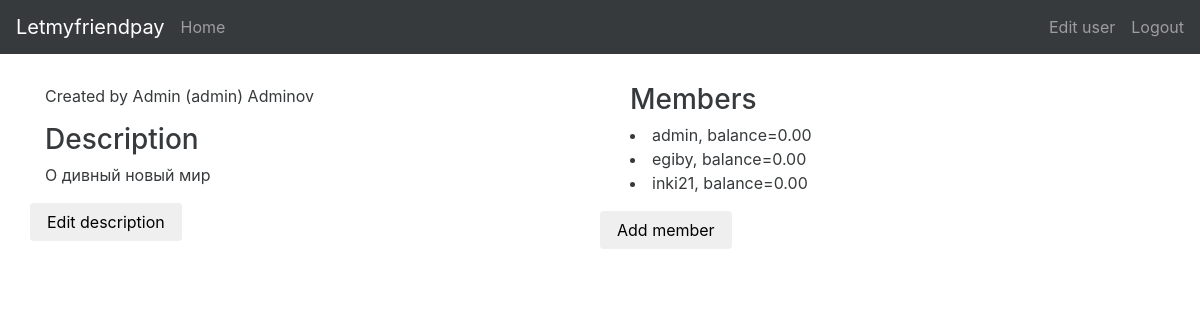
The app's page /wallets/16/ (signed in), older data.
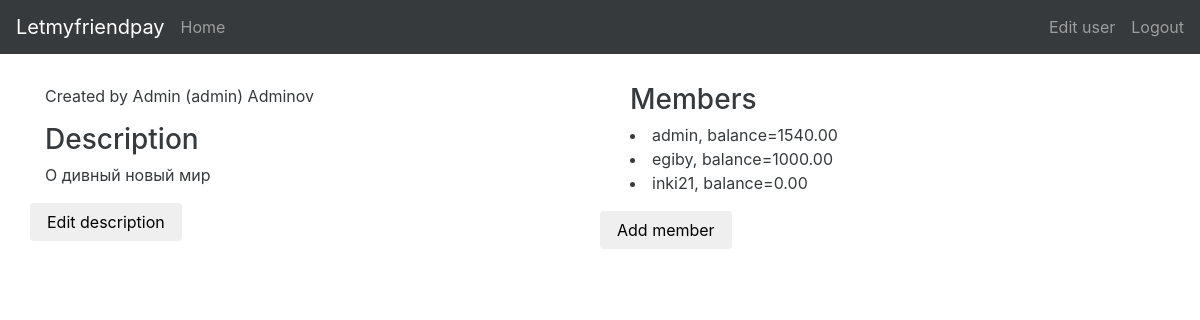
The same page, newer data.
### wallet/models.py (models this page shows, shortened)
class Wallet(models.Model):
    time_of_creation = models.DateTimeField(auto_now_add=True)
    author = models.ForeignKey(settings.AUTH_USER_MODEL, null=True, related_name='created_wallets')
    description = models.TextField(max_length=1024, blank=True, null=True)
    members = models.ManyToManyField(settings.AUTH_USER_MODEL, through='Balance',
                                     through_fields=('wallet', 'member'),
                                     related_name='my_wallets')

class Balance(models.Model):
    wallet = models.ForeignKey(Wallet)
    member = models.ForeignKey(settings.AUTH_USER_MODEL)
    member_balance = models.DecimalField(max_digits=10, decimal_places=2, null=False, default=0.00)

### core/models.py (models this page shows)
class User(AbstractUser):
    avatar = models.ImageField(upload_to='avatars', blank=True, null=True)
    current_balance = models.DecimalField(max_digits=10, decimal_places=2, null=False, default=0.00)

### wallet/views.py (the view)
# urls.py: url(r'^(?P<pk>\d+)/$', login_required(WalletView.as_view(), login_url=settings.LOGIN_URL)),
class WalletView(DetailView):
    model = Wallet
    template_name = 'wallet.html'
    context_object_name = 'wallet'

### wallet/templates/wallet.html (shortened to what this page needs)
{% extends "base.html" %}
{% block content %}
    <div class="container">
        <div class="row">
            <div class="col-md-6">
                <p>Created by {{ wallet.author.first_name }} ({{ wallet.author }}) {{ wallet.author.last_name }}</p>
                <h3>Description</h3> {{ wallet.description }}
                {% if wallet.author == user %}
                    <div class="row">
                        <a href="edit_wallet">
                            <button type="button" class="btn btn-default">
                                Edit description
                            </button>
                        </a>
                    </div>
                {% endif %}
            </div>
            <div class="col-md-6">
                {% include "members_list.html" %}
                {% if wallet.author == user %}
                    <div class="row">
                        <a href="add_member">
                            <button type="button" class="btn btn-default">
                                Add member
                            </button>
                        </a>
                    </div>
                {% endif %}
            </div>
        </div>
    </div>
{% endblock %}

### core/templates/base.html (shortened to what this page needs)
<!DOCTYPE html>
<html lang="en">
<head>
    {% block static %}
        {% load static %}
        <link rel="stylesheet" type="text/css" href="{% static 'css/theme.css' %}">
        <link rel="stylesheet" href="{% static 'bootstrap/css/bootstrap.min.css' %}">
    {% endblock %}
</head>
<body>
<div>
    <div class="container-fluid">
        <div class="row">
            {% block header %}
                {% include "navigation_bar.html" %}
            {% endblock %}
        </div>
        <div class="row">
            <div class="main">
                {% block content %}{% endblock %}
            </div>
        </div>
    </div>
</div>
{% load static %}
</body>
</html>

### core/templates/navigation_bar.html
{% block header %}
    <nav class="navbar navbar-fixed-top navbar-dark bg-inverse">
        <a class="navbar-brand" href="{% url 'users:user_profile' %}">Letmyfriendpay</a>
        {% if user.is_authenticated %}
            <ul class="nav navbar-nav">
                {% if '/profile' in request.get_full_path %}
                    <li class="nav-item active">
                        <a class="nav-link" href="{% url 'users:user_profile' %}">Home<span class="sr-only">(current)</span></a>
                    </li>
                {% else %}
                    <li class="nav-item">
                        <a class="nav-link" href="{% url 'users:user_profile' %}">Home</a>
                    </li>
                {% endif %}
                <li class="nav-item float-xs-right">
                    <a class="nav-link" href="{% url 'users:logout' %}">Logout</a>
                </li>
                {% if '/edit_profile' in request.get_full_path %}
                    <li class="nav-item float-xs-right active">
                        <a class="nav-link" href="{% url 'users:edit_user' %}">Edit user<span class="sr-only">(current)</span></a>
                    </li>
                {% else %}
                    <li class="nav-item float-xs-right">
                        <a class="nav-link" href="{% url 'users:edit_user' %}">Edit user</a>
                    </li>
                {% endif %}
            </ul>
        {% endif %}
    </nav>
{% endblock %}

### wallet/templates/members_list.html
<div class="container" data-src="{% url 'wallets:balances' wallet.pk %}">
    <h3>Members</h3>
    {% for balance in wallet.balance_set.all %}
        <li>{{ balance.member }}, balance=<span class="member-balance_{{ balance.member_id }}">{{ balance.member_balance }}</span> </li>
    {% endfor %}
</div>

### static/css/theme.css (style rules this page uses)
.main { margin-top: 60px; }
.row { margin-bottom: 1rem; }
.row .row { margin-top: 1rem; margin-bottom: 0; }

Row changes from the older to the newer data that the page shows:
changed Balance "admin": member_balance "0.00" → "1540.00"
changed Balance "egiby": member_balance "0.00" → "1000.00"
